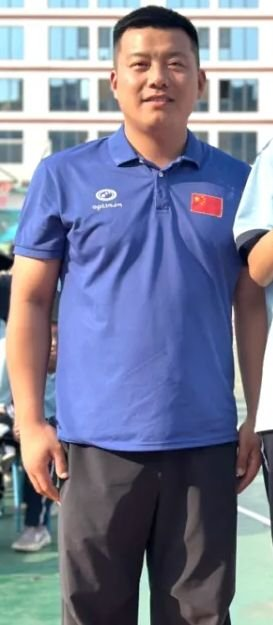
#> input picture assets/source.jpg, 273 x 625 px
$ python cutout.py
#> lines starting #> are read from the running program, lines starting #| are printed output that depends on the picture; after the words box and inside, x2 and y2 are one past the last pixel; in counts of white or black regions, pixels touching at a corner belong together
# -*- coding: utf-8 -*-
"""Spike: 从照片里粗抠出人物，检验抠图可行性（后续用于做狗爬/磕头姿态）。"""
import os
import cv2
import numpy as np
from PIL import Image

ROOT = os.path.dirname(os.path.dirname(os.path.abspath(__file__)))
SRC = os.path.join(ROOT, "assets", "source.jpg")
OUT = os.path.join(ROOT, "build")
os.makedirs(OUT, exist_ok=True)

SCALE = 2
im = Image.open(SRC).convert("RGB")
#> im is the input picture: PIL image 273x625 RGB; mean R, G, B 124.3, 128.1, 150.1
W, H = im.size
#> W = 273; H = 625
im = im.resize((W * SCALE, H * SCALE), Image.LANCZOS)
#> im: PIL image 546x1250 RGB
im.save(os.path.join(OUT, "src_2x.png"))
bgr = cv2.cvtColor(np.array(im), cv2.COLOR_RGB2BGR)
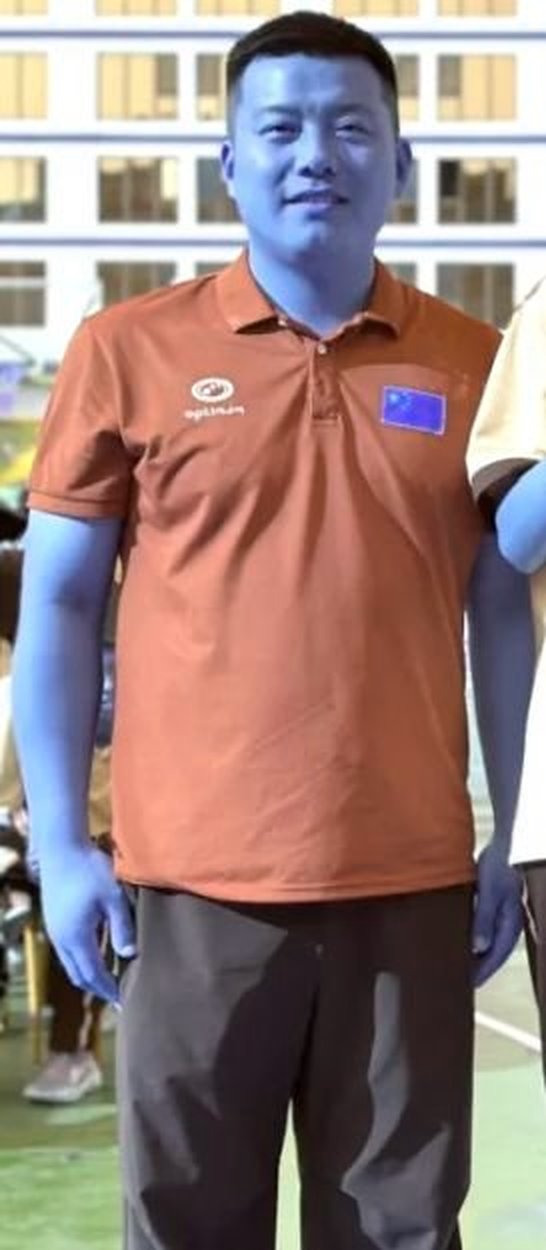
#> bgr: shape (1250, 546, 3); mean R, G, B 150.1, 128.1, 124.3
h, w = bgr.shape[:2]
#> h = 1250; w = 546
print("up", w, h)
#| up 546 1250

mask = np.zeros((h, w), np.uint8)
rect = (int(w * 0.03), int(h * 0.015), int(w * 0.94), int(h * 0.975))
#> rect = (16, 18, 513, 1218)
bgd = np.zeros((1, 65), np.float64)
fgd = np.zeros((1, 65), np.float64)
cv2.grabCut(bgr, mask, rect, bgd, fgd, 6, cv2.GC_INIT_WITH_RECT)
fg = np.where((mask == cv2.GC_FGD) | (mask == cv2.GC_PR_FGD), 255, 0).astype(np.uint8)
# 闭运算补洞
k = np.ones((5, 5), np.uint8)
fg = cv2.morphologyEx(fg, cv2.MORPH_CLOSE, k, iterations=2)

alpha = cv2.GaussianBlur(fg, (0, 0), 1.2)
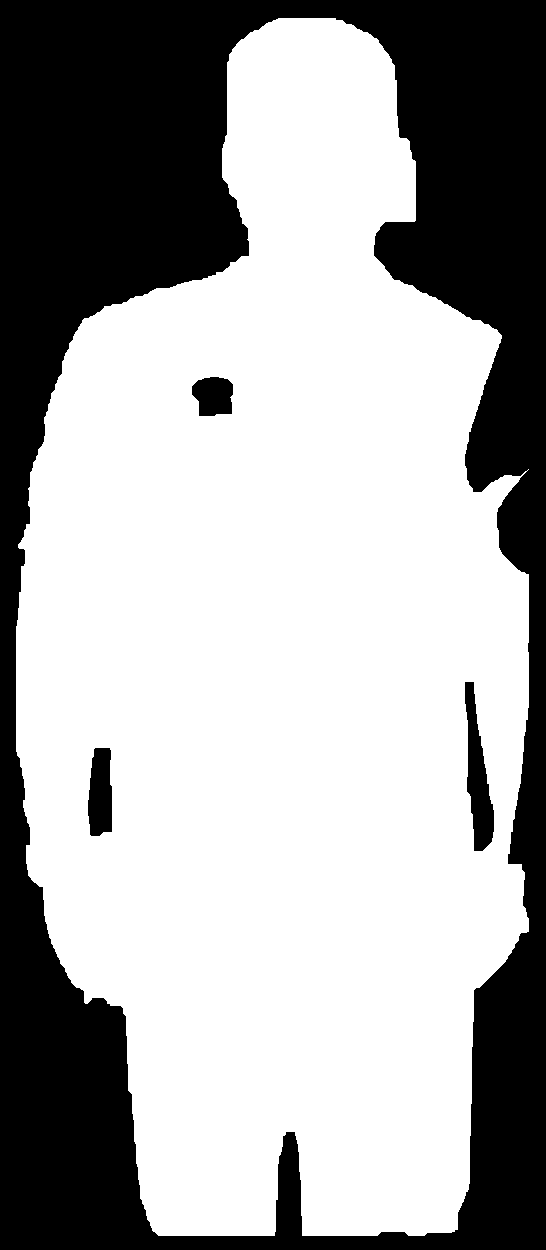
#> fg: shape (1250, 546); 65.6% white; 4 black regions, box (x1, y1, x2, y2) and area: (0, 0, 546, 1250) 229068, (465, 682, 494, 851) 2619, (88, 748, 112, 836) 1808, (192, 377, 233, 416) 1313
rgba = cv2.cvtColor(bgr, cv2.COLOR_BGR2BGRA)
rgba[:, :, 3] = alpha
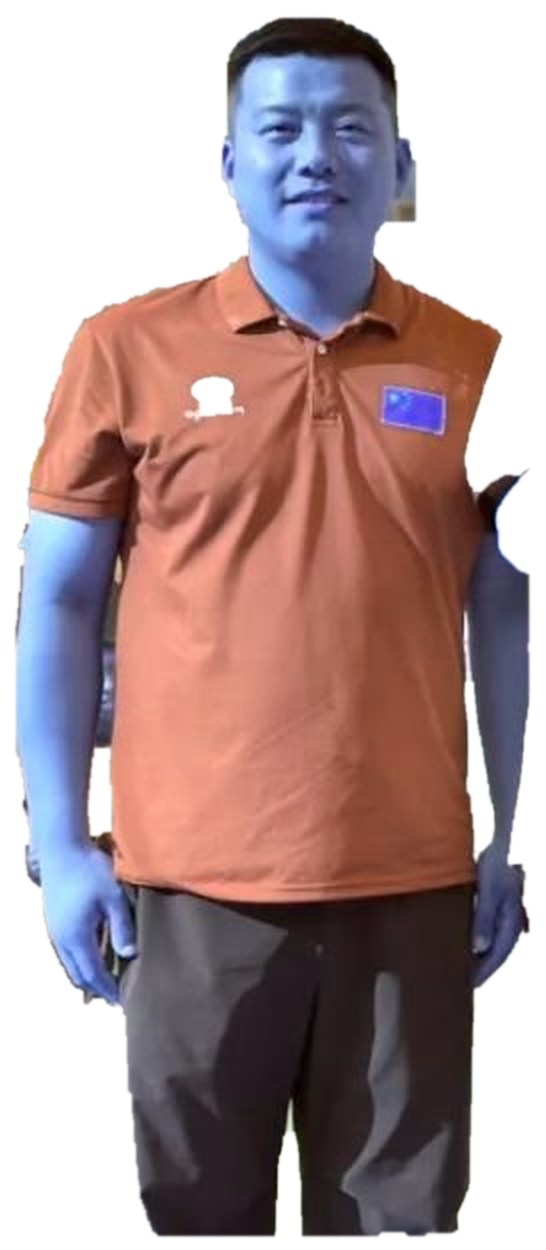
#> rgba: shape (1250, 546, 4); mean R, G, B, A 150.1, 128.1, 124.3, 167.3; transparent parts drawn white
cv2.imwrite(os.path.join(OUT, "cutout.png"), rgba)
print("fg px", int((fg > 0).sum()), "of", fg.size)
#| fg px 447692 of 682500

# 棋盘格预览
tile = 16
chk = np.zeros((h, w, 3), np.uint8)
for y in range(0, h, tile):
    for x in range(0, w, tile):
        chk[y:y + tile, x:x + tile] = 200 if ((x // tile + y // tile) % 2) else 140
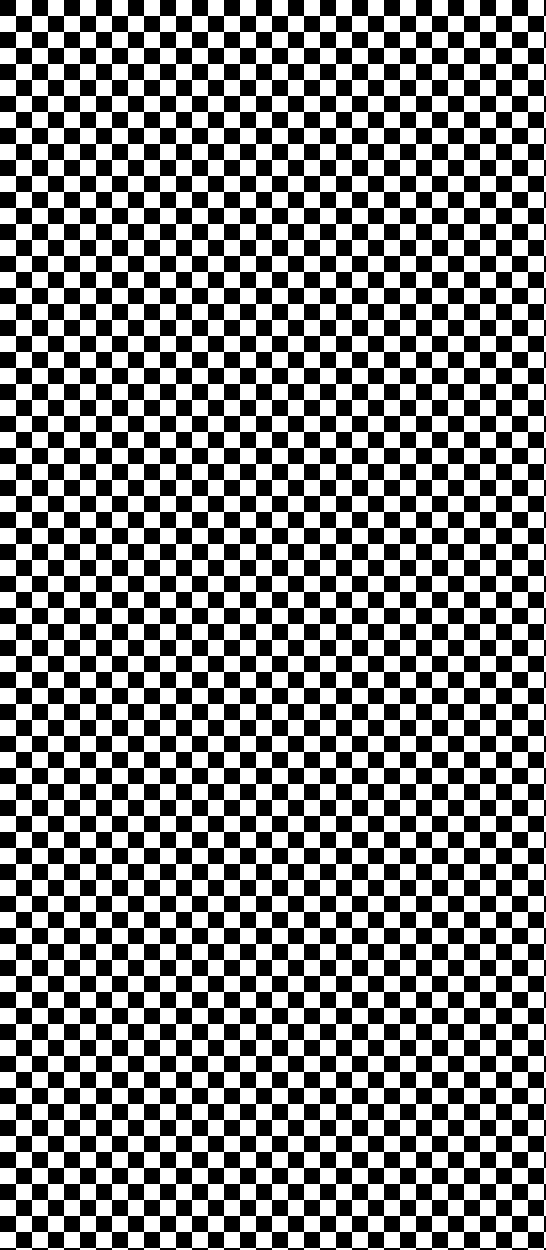
#> chk: shape (1250, 546, 3); values 140 (black) and 200 (white), 50% white; 1 white region, box (x1, y1, x2, y2) and area: (0, 0, 546, 1250) 341248
a = (alpha.astype(np.float32) / 255.0)[..., None]
prev = (bgr.astype(np.float32) * a + chk.astype(np.float32) * (1 - a)).astype(np.uint8)
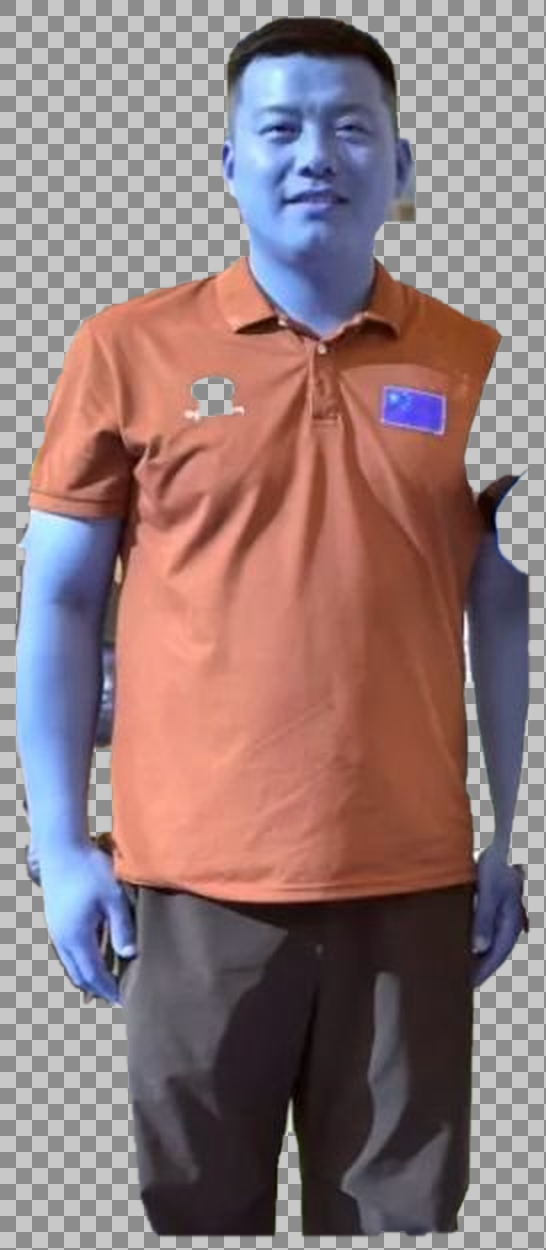
#> prev: shape (1250, 546, 3); mean R, G, B 144.3, 121.7, 122.8
cv2.imwrite(os.path.join(OUT, "cutout_checker.png"), prev)
print("done")
